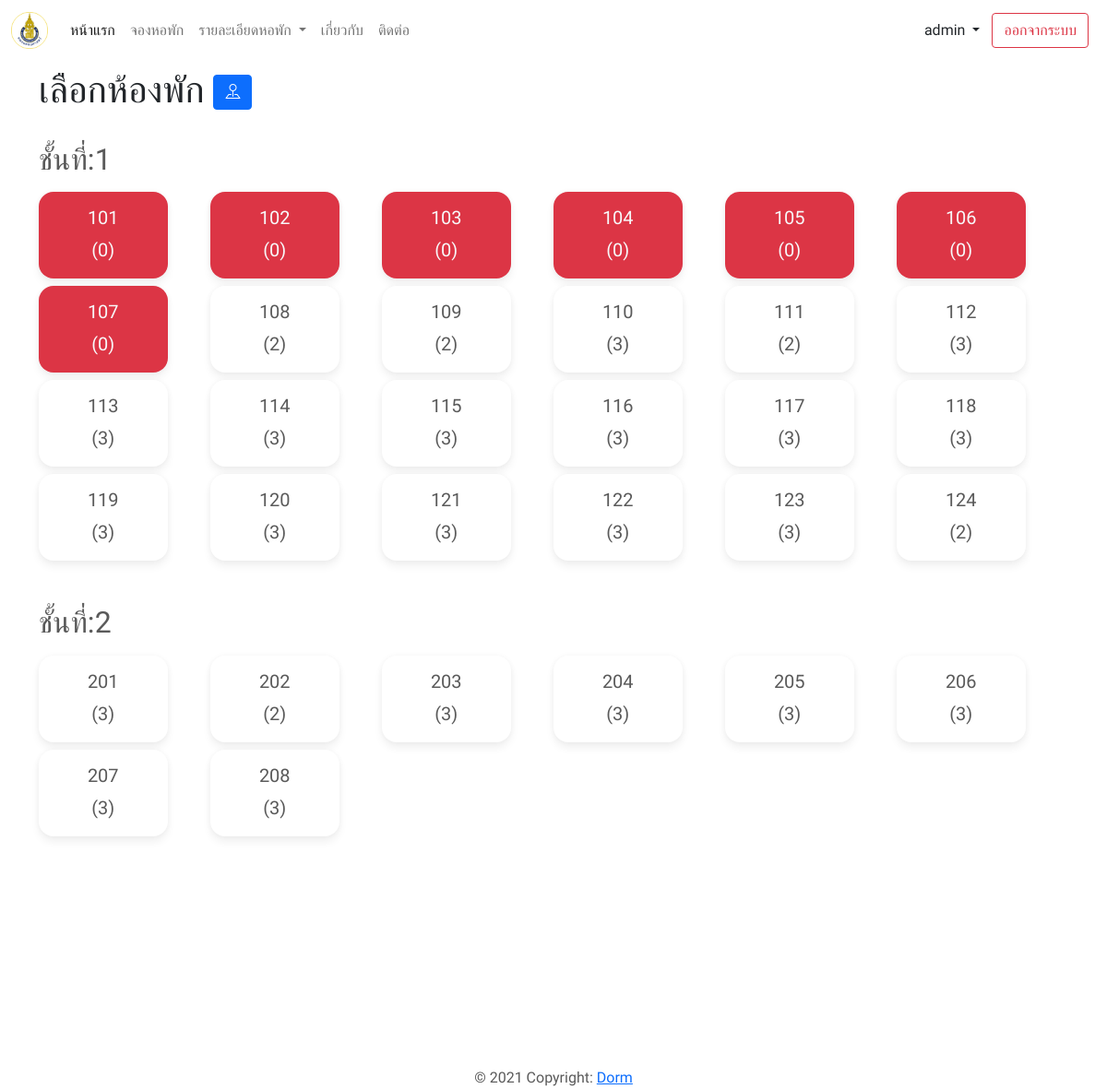
Page /dorm/room/2/ (signed in) on the earlier database version.
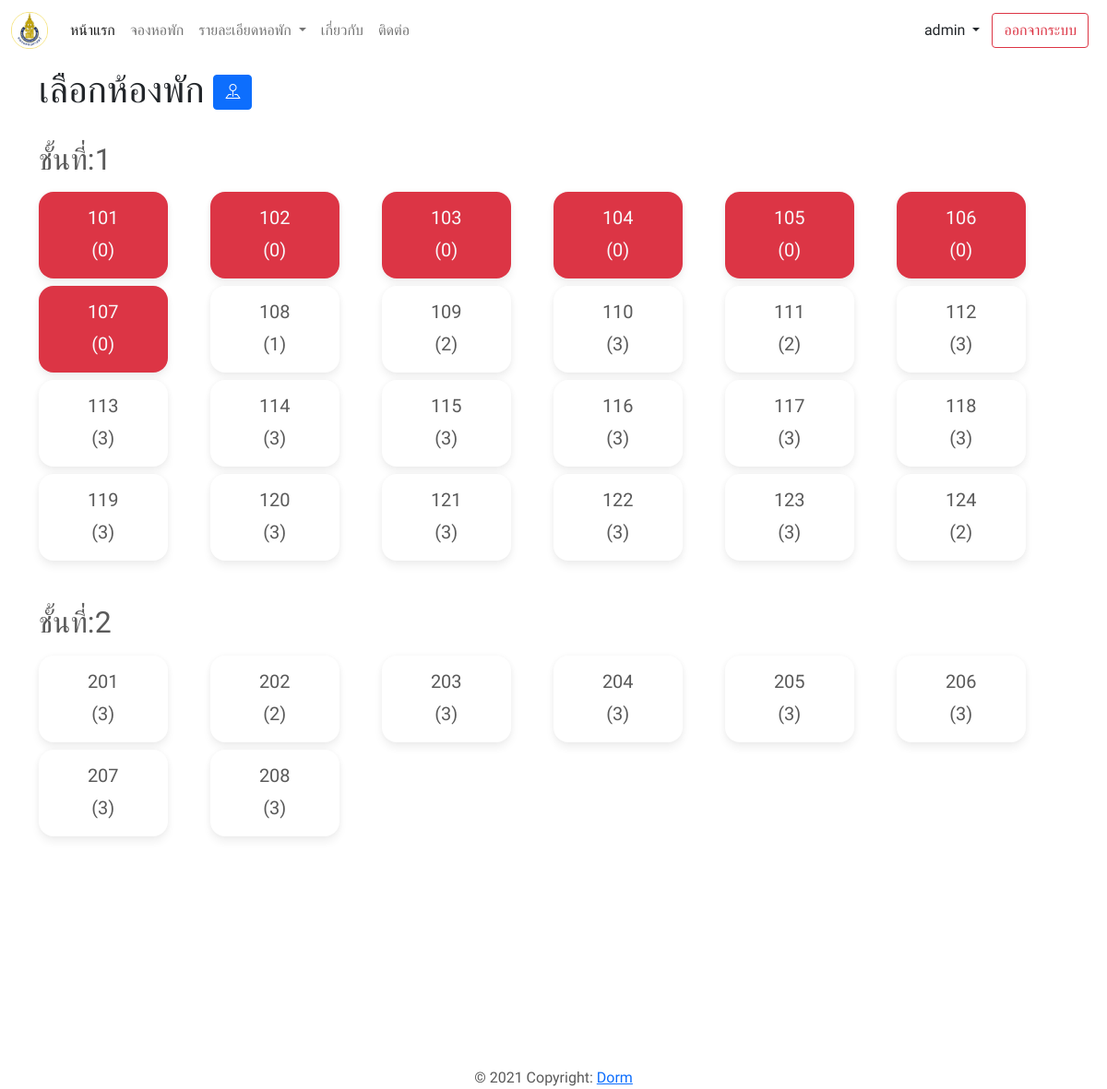
Same page on the later database version.
### dorm/models.py (models this page shows, shortened)
class Floor(models.Model):
    dorm_name = models.ForeignKey(Dormitory, on_delete=models.PROTECT, related_name='dormitory',
                                  related_query_name="dormitory",
                                  verbose_name="ชื่อหอพัก")
    number = models.PositiveIntegerField(default=1, verbose_name="ชั้น")

class Room(models.Model):
    TYPE_IN_ROOM = [('MALE', 'ผู้ชาย'), ('FEMALE', 'ผู้หญิง')]
    floor = models.ForeignKey(Floor, on_delete=models.PROTECT, related_name="floor", related_query_name="floor",
                              verbose_name="ชั้น")
    room_id = models.CharField(max_length=10, blank=True, null=True, unique=True, verbose_name="เลขห้อง")
    room_type = models.CharField(max_length=10, choices=TYPE_IN_ROOM, verbose_name="ประเภทห้องพัก")
    amount = models.PositiveIntegerField(default=3, verbose_name="จำนวน")
    is_status = models.BooleanField(default=True, verbose_name="สถานะของห้อง")

### dorm/views.py (the view)
# urls.py: path("room/<int:pk>/", views.RoomView.as_view(), name="room-name")
class RoomView(LoginRequiredMixin, View):
    login_url = "login"
    def get(self, request, pk):
        context = {}
        dorm = get_object_or_404(Dormitory, pk=pk, is_active=True)
        context["floors"] = dorm.dormitory.all()
        return render(request, "dorm/room.html", context)

### main/context_processors.py (called while the page is built)
def all_dormitory(self):
	dorms = Dormitory.objects.all()
	return dict(dorms= dorms )

### dorm/templates/dorm/room.html (shortened to what this page needs)
{% extends "base.html" %}
{% load static %}
{% block content %}
    <section id="room">
        <div class="container ">
            <p class="text-dark  h1 py-2"> เลือกห้องพัก <span>
                <button type="button" class="btn btn-primary" data-bs-toggle="modal" data-bs-target="#exampleModal">
                     <i class="bi bi-pin-map"></i>
                 </button></span>
            </p>
            {% for floor in floors %}
                <h2 class="mb-2 mt-4">ชั้นที่:{{ floor.number }}</h2>
                <div class="d-flex flex-row flex-wrap mb-5">
                    {% for room in floor.floor.all %}
                        <div class="col-lg-2 col-md-3 col-4  mt-2 ">
                            <div class="card w-75 sm-w-100 text-center lead {% if room.amount == 0 %}bg-danger text-light{% endif %}">
                                <form method="POST" action="{% url 'confirm' %}" id="{{ room.id }}">
                                    <div class="card-body"
                                            {% if room.amount != 0 %} onclick="submitform({{ room.id }}) {% endif %}">
                                        <h5 class="card-title">{{ room.room_id }}</h5>
                                        <p class="card-text">({{ room.amount }})</p>
                                    </div>
                                </form>
                            </div>
                        </div>
                    {% endfor %}
                </div>
            {% endfor %}
        </div>
    </section>
{% endblock %}

### templates/base.html (shortened to what this page needs)
{% load static %}
<!doctype html>
<html lang="en">
<head>
    <link href="https://cdn.jsdelivr.net/npm/bootstrap@5.0.1/dist/css/bootstrap.min.css" rel="stylesheet"
>
    <link href="{% static  'css/carousel.css' %}" rel="stylesheet">
    <link rel="stylesheet" href="{% static "css/style.css" %}">
    <link rel="stylesheet" href="https://cdn.jsdelivr.net/npm/bootstrap-icons@1.5.0/font/bootstrap-icons.css">
</head>
<body class="p-0">
<div id="page-container">
    {% include "include/navbar.html" %}
    <div id="content-wrap">
        {% block content %}
        {% endblock %}
    </div>
    {% include "include/footer.html" %}
</div>
</body>
</html>

### templates/include/navbar.html (shortened to what this page needs)
{% load static %}
<nav class="navbar navbar-expand-lg navbar-light ">
    <div class="container-fluid">
        <a class="navbar-brand" href="{% url 'index' %}">
            <img src="{% static 'images/pic/medpsu.png' %}" alt="" height="40">
        </a>
        <div class="collapse navbar-collapse" id="navbarSupportedContent">
            <ul class="navbar-nav me-auto mb-2 mb-lg-0">
                <li class="nav-item">
                    <a class="nav-link active" aria-current="page" href="{% url 'index' %}">หน้าแรก</a>
                </li>
                <li class="nav-item">
                    <a class="nav-link" href="{% url 'dorm' %}">จองหอพัก</a>
                </li>
                <li class="nav-item dropdown">
                    <a class="nav-link dropdown-toggle" href="#" id="navbarDropdown" role="button"
                        data-bs-toggle="dropdown" aria-expanded="false">
                        รายละเอียดหอพัก
                    </a>
                </li>
                <li class="nav-item">
                    <a class="nav-link" href="#">เกี่ยวกับ</a>
                </li>
                <li class="nav-item">
                    <a class="nav-link" href="#">ติดต่อ</a>
                </li>
            </ul>
            <ul class="navbar-nav mb-2 mb-lg-0">
                {% if request.user.is_authenticated %}
                <li class="nav-item">
                    <div class="dropdown">
                        <button class="btn btn-outline dropdown-toggle" type="button" id="dropdownMenuUser"
                            data-bs-toggle="dropdown" aria-expanded="false">
                            {{request.user.username}}
                        </button>
                    </div>
                </li>
                <a href="{% url 'logout' %}" class="btn btn-outline-danger me-2 my-sm-0" type="button">ออกจากระบบ</a>
                {% else %}
                <a href="{% url 'login' %}" class="btn btn-outline-success me-2 my-sm-0" type="button">เข้าสู่ระบบ</a>
                &nbsp;
                {% endif %}
            </ul>
        </div>
    </div>
</nav>

### templates/include/footer.html
<footer class="page-footer font-small blue " id="footer">
    <div class="footer-copyright text-center py-3 ">© 2021 Copyright:
        <a href="#"> Dorm</a>
    </div>
</footer>

### static/css/carousel.css (style rules this page uses)
body { padding-top: 3rem; padding-bottom: 3rem; color: #5a5a5a; }

### static/css/style.css (style rules this page uses)
* { font-family: 'Kanit', sans-serif !important; }
#page-container { position: relative; min-height: 100vh; }
#content-wrap { padding-bottom: 2.5rem; }
#footer { position: absolute; bottom: 0; width: 100%; height: 2.5rem; }

### dorm/templates/dorm/room.html (style rules this page uses)
.card { background: #fff; box-shadow: 0 6px 10px rgba(0, 0, 0, .06), 0 0 6px rgba(0, 0, 0, .04); transition: .3s transform cubic-bezier(.155, 1.105, .295, 1.12), .3s box-shadow, .3s -webkit-transform cubic-bezier(.155, 1.105, .295, 1.12); border: 0; border-radius: 1rem }
.container { height: 75vh; overflow: auto; background: #fff; }

Differences in the rows shown:
changed Room (number 8 of 32 on the later page): amount "2" → "1"
